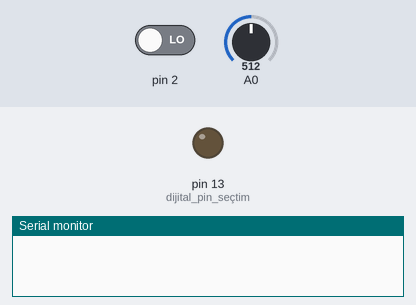
The sketch below on a simulated Arduino Uno, built with avr-gcc and run on an emulated ATmega328P. On the bench: output pins drawn as LEDs (lit = HIGH), the last lines printed to the serial monitor. The inputs (shaded band) are chosen by the test bench; at power-on: pin 2 LOW, A0 = 512.

Above: at 0.1 s.
At 0.6 s:
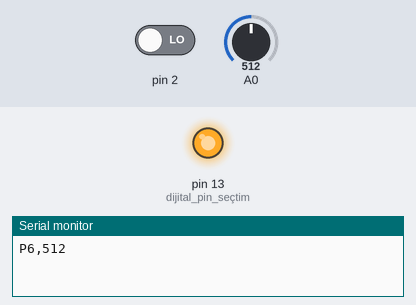
Timing chart, 0 to 2.1 s (numbered marks = the images above):
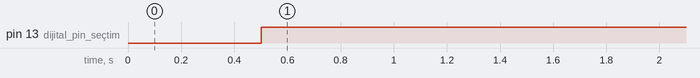

The sketch:

MQ135_CSHARP.ino
```cpp
//hava kalitesi olcumu
int sensorValue;
int digitalValue;
//millis fonksiyon sabitleri
unsigned long currentMillis_MQ135;
unsigned long previousMillis_MQ135;
unsigned long MQ135_Scan_Time = 500;
void setup()
{
  Serial.begin(9600);
  pinMode(13, OUTPUT); //dijital pin seçtim
  pinMode(2, INPUT);
}

void loop()
{
  previousMillis_MQ135 = millis();
  if (previousMillis_MQ135 - currentMillis_MQ135 >= MQ135_Scan_Time )
  {
      int sensorValue = analogRead(0);
      int digitalValue = digitalRead(2);
      if (sensorValue > 400)
      {
        digitalWrite(13, HIGH);
      }
      else
      {
        digitalWrite(13, LOW);
      }
      float payload_alti;
      Serial.print("P6,");
      Serial.println(sensorValue, DEC);
      currentMillis_MQ135 =  previousMillis_MQ135;
  }

}
```

Measured:
- by itself, pin 13 (dijital_pin_seçtim): LOW → HIGH at 0.50 s
